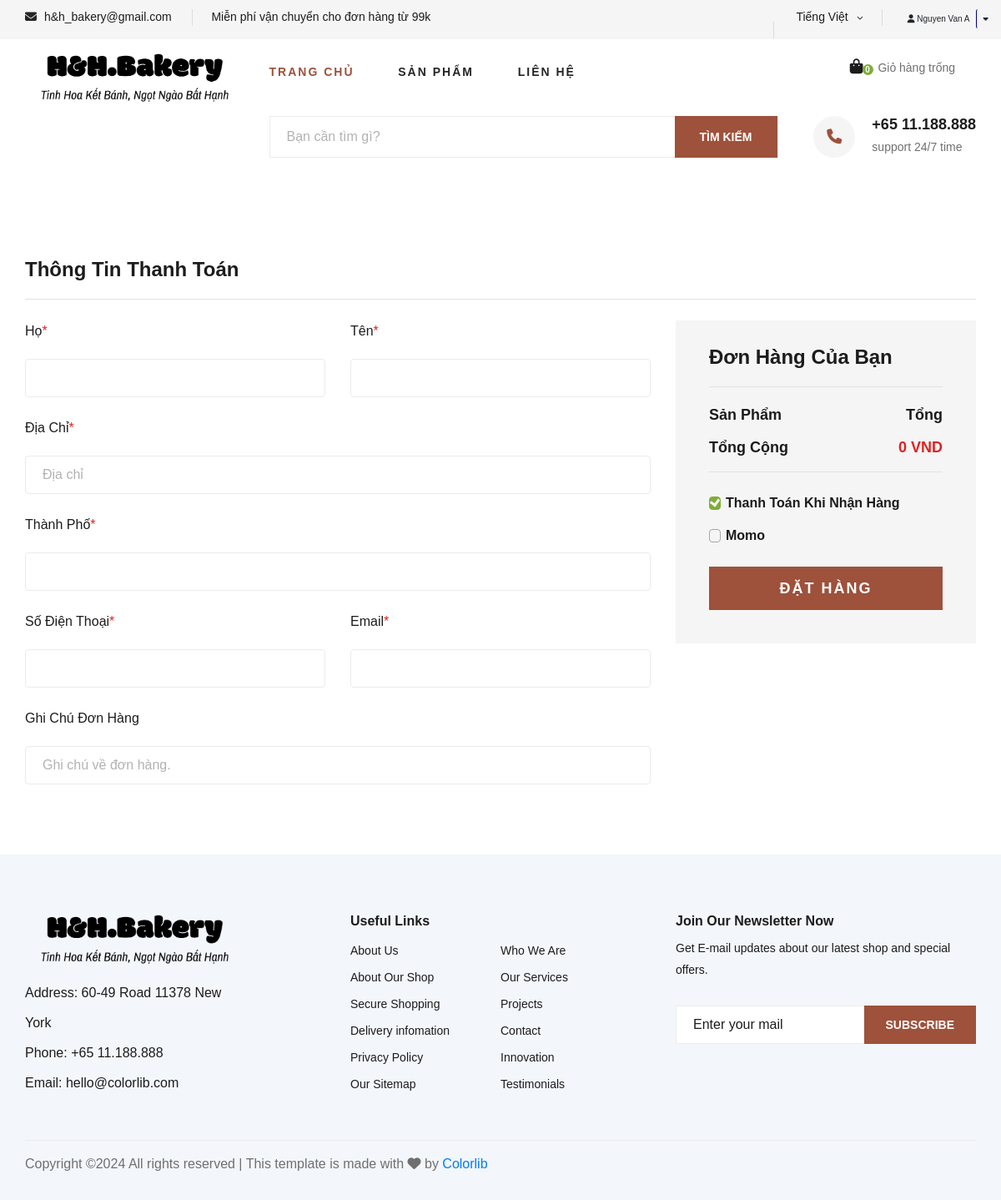
Page /checkout.php (signed in) on the earlier database version.
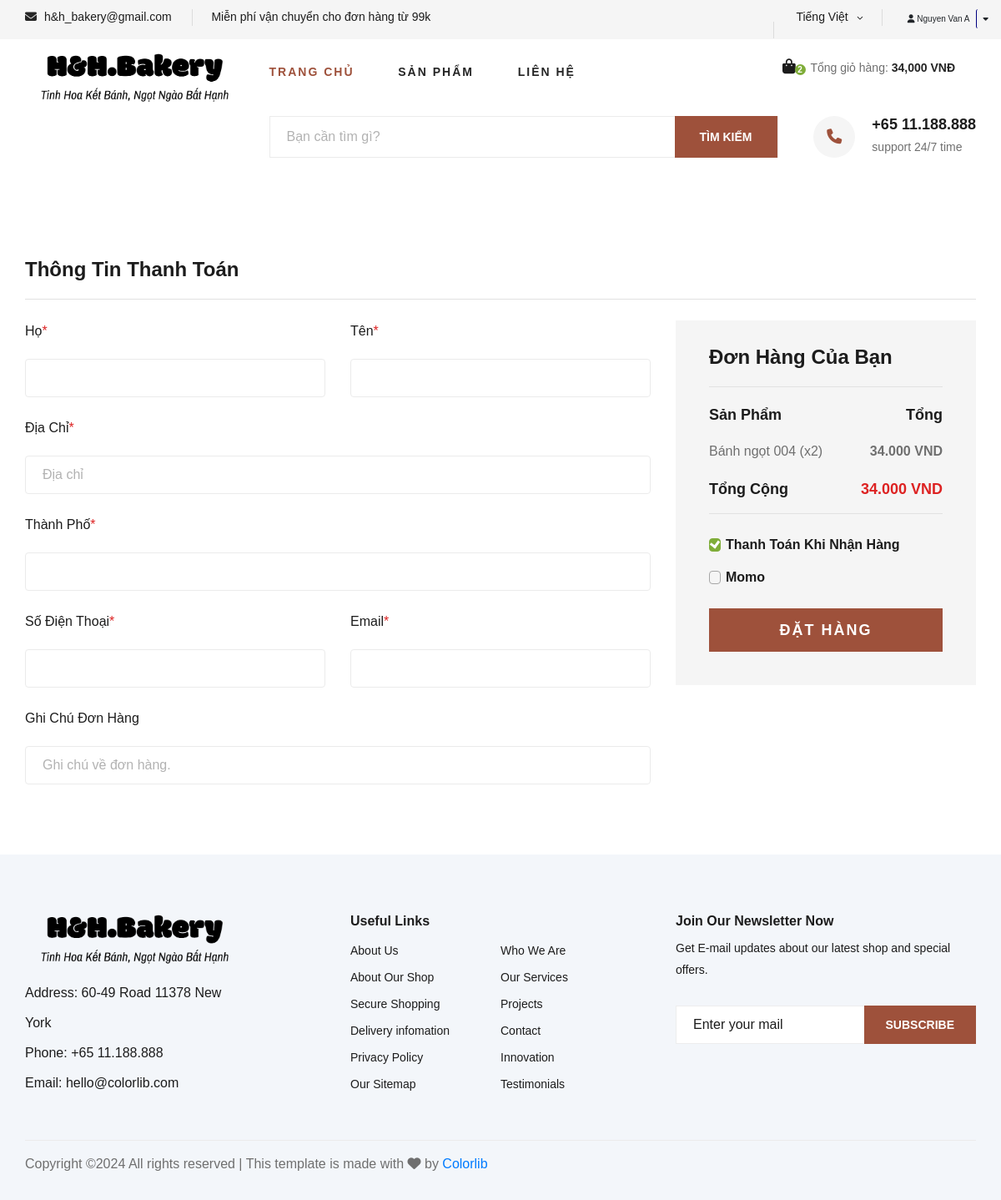
Same page on the later database version.
### tables this page shows
CREATE TABLE `cartitems` (
  `cart_item_id` int(11) NOT NULL,
  `cart_id` int(11) DEFAULT NULL,
  `product_id` int(11) DEFAULT NULL,
  `quantity` int(11) NOT NULL DEFAULT 1,
  `price` decimal(10,2) NOT NULL
);

CREATE TABLE `products` (
  `product_id` int(11) NOT NULL,
  `product_name` varchar(255) NOT NULL,
  `description` text DEFAULT NULL,
  `price` decimal(10,2) NOT NULL,
  `stock_quantity` int(11) DEFAULT 0,
  `product_image` varchar(255) DEFAULT NULL,
  `category_id` int(11) DEFAULT NULL,
  `created_at` timestamp NOT NULL DEFAULT current_timestamp(),
  `updated_at` timestamp NOT NULL DEFAULT current_timestamp() ON UPDATE current_timestamp()
);

### checkout.php (the view, shortened to what the changed rows need)
<?php
include 'includes/db_conn.inc';
$customer_id = $_SESSION['customer_id'];
$total_amount = 0;
$query = "
    SELECT p.product_name, p.price, ci.quantity, d.discount_type, d.discount_value
    FROM cartitems ci
    JOIN carts c ON ci.cart_id = c.cart_id
    JOIN products p ON ci.product_id = p.product_id
    LEFT JOIN productdiscounts pd ON p.product_id = pd.product_id
    LEFT JOIN discounts d ON pd.discount_id = d.discount_id
    AND d.start_date <= CURDATE() AND d.end_date >= CURDATE()
    WHERE c.customer_id = ?";
$stmt = $conn->prepare($query);
$stmt->bind_param("i", $customer_id);
$stmt->execute();
$result = $stmt->get_result();
$cart_items = $result->fetch_all(MYSQLI_ASSOC);
?>
<section class="checkout spad">
    <div class="container">
        <div class="checkout__form">
            <form action="includes/place_order.php" method="POST">
                <div class="row">
                    <div class="col-lg-4 col-md-6">
                        <div class="checkout__order">
                            <ul>
                                <?php foreach ($cart_items as $item): ?>
                                    <?php
                                    $item_price = $item['price'];
                                    $item_total = $item_price * $item['quantity'];
                                    $total_amount += $item_total;
                                    ?>
                                    <li>
                                        <?php echo htmlspecialchars($item['product_name']); ?>
                                        (x<?php echo $item['quantity']; ?>)
                                        <span><?php echo number_format($item_total, 0, ',', '.'); ?> VND</span>
                                    </li>
                                <?php endforeach; ?>
                            </ul>
                            <div class="checkout__order__total">Tổng Cộng
                                <span><?php echo number_format($total_amount, 0, ',', '.'); ?> VND</span>
                            </div>
                        </div>
                    </div>
                </div>
            </form>
        </div>
    </div>
</section>
<?php
include 'includes/layout.php';
?>

### includes/header.php (shortened to what the changed rows need)
<?php
include 'db_conn.inc';
$totalAmount = 0;
$totalItems = 0;
if (isset($_SESSION['customer_id'])) {
    $customerId = $_SESSION['customer_id'];
    $sql = "SELECT SUM(ci.quantity) AS total_items, SUM(ci.quantity * ci.price) AS total_amount
            FROM cartitems ci
            JOIN carts c ON ci.cart_id = c.cart_id
            WHERE c.customer_id = ?";
    $stmt = $conn->prepare($sql);
    $stmt->bind_param("i", $customerId);
    $stmt->execute();
    $result = $stmt->get_result();
    $cartData = $result->fetch_assoc();
    if ($cartData) {
        $totalItems = $cartData['total_items'] ? $cartData['total_items'] : 0;
        $totalAmount = $cartData['total_amount'] ? $cartData['total_amount'] : 0;
    }
}
?>
<header class="header">
    <div class="container">
        <div class="row">
            <div class="col-lg-3">
                <div class="header__cart">
                    <ul>
                        <?php if ($totalItems > 0): ?>
                            <li><a href="./shoping-cart.php"><i class="fa fa-shopping-bag"></i>
                                    <span><?php echo $totalItems; ?></span></a></li>
                            <div class="header__cart__price">Tổng giỏ hàng:
                                <span><?php echo number_format($totalAmount, 0); ?> VNĐ</span></div>
                        <?php else: ?>
                            <li><a href="./shoping-cart.php"><i class="fa fa-shopping-bag"></i> <span>0</span></a></li>
                            <div class="header__cart__price">Giỏ hàng trống</div>
                        <?php endif; ?>
                    </ul>
                </div>
            </div>
        </div>
    </div>
</header>

Differences in the rows shown:
added cartitems: product.product_name "Bánh ngọt 004", quantity "2", item_total "34.000"
Other differences:
$totalItems: (not shown) → "2"
$totalAmount: (not shown) → "34,000"
$total_amount: "0" → "34.000"
text no longer shown: "0 Giỏ hàng trống"
text now shown: "Tổng giỏ hàng: VNĐ"
